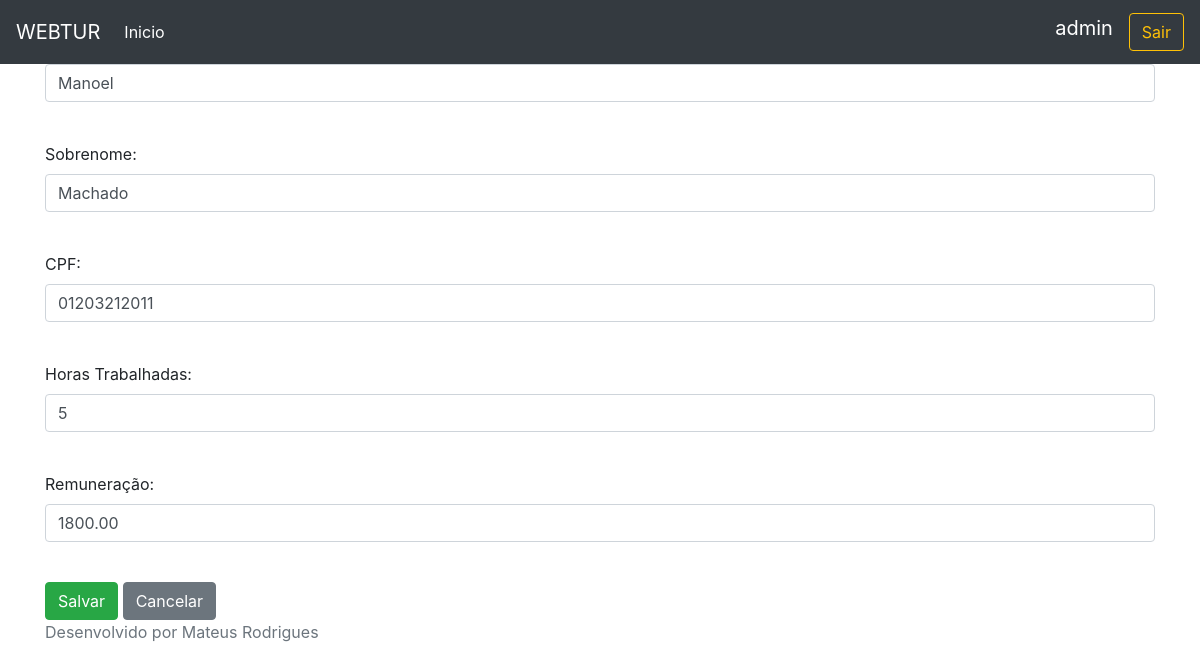
Before: /funcionario/editar/3/ (signed in) with the older database file.
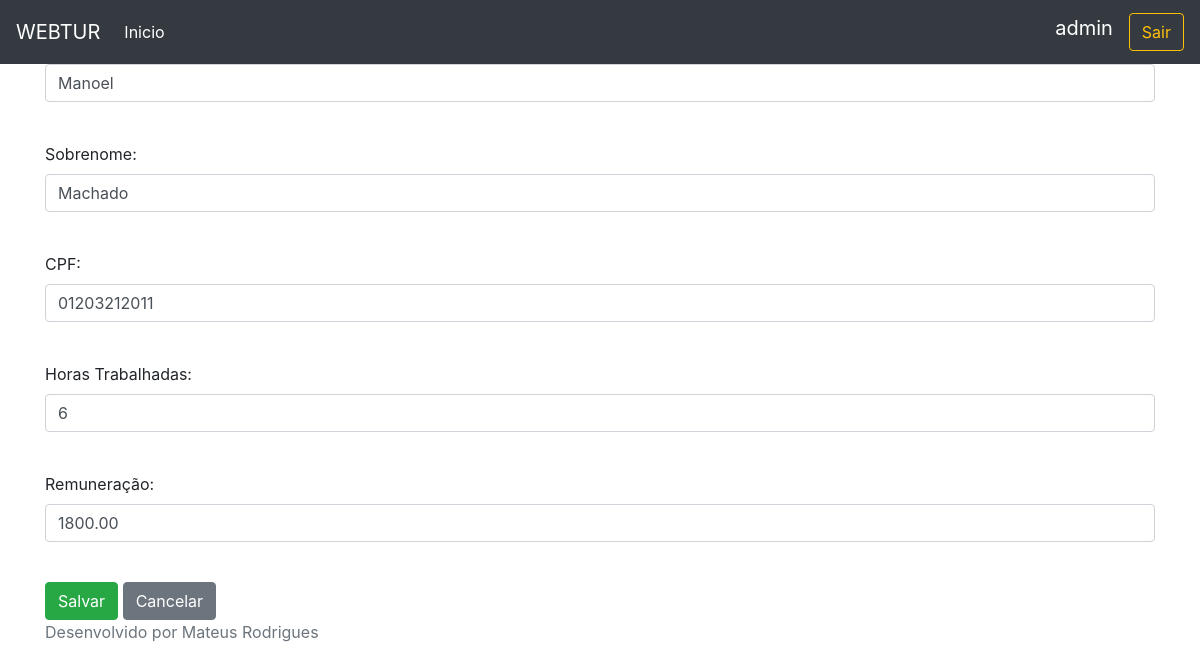
After: the same page with the newer database file.
### website/models.py (models this page shows, shortened)
class Funcionario(models.Model):
    nome = models.CharField(max_length=255,null=False,blank=False)
    sobrenome = models.CharField(max_length=255,null=False,blank=False)
    cpf = models.CharField(max_length=14,null=False,blank=False)
    tempo_de_servico = models.IntegerField(default=0,null=False,blank=False)
    remuneracao = models.DecimalField(max_digits=8,decimal_places=2,null=False,blank=False)
    class Meta:
        ordering = ['nome']
        verbose_name = 'Funcionário'

### website/views.py (the view)
# urls.py: path('funcionario/editar/<int:id>/',editarfuncionarios,name='editar_funcionario'),
@login_required
def editarfuncionarios(request,id):
    funcionario= Funcionario.objects.get(pk=id)
    return render(request, 'add_funcionario.html',context={'funcionario':funcionario}) #tem que ser o mesmo nome no formulário

### website/templates/add_funcionario.html (shortened to what this page needs)
{% extends 'base.html' %}
{% block conteudo %}
<mat-card>
    <mat-card-header><h5 class="text-center">Dados do Funcionário</h5></mat-card-header>
</mat-card>
<form action="/funcionario/salvar" method="post">
    <div class='form-group'>
        <label>Nome:</label>
        <input  class ='form-control' id = 'nome_funcionario' name='nome_funcionario' type="text" placeholder="Nome:" value='{{funcionario.nome}}' required></input>
    </div>
    <br/>
    <div class='form-group'>
        <label>Sobrenome:</label>
        <input class= 'form-control' id = 'sobrenome_funcionario' name='sobrenome_funcionario' type="text" placeholder="Sobrenome:" value='{{funcionario.sobrenome}}'required></input>
    </div>
    <br/>
    <div class='form-group'>
        <label>CPF:</label>
        <input class= 'form-control' id = 'cpf_funcionario' name='cpf_funcionario' type="text" placeholder="CPF:" value='{{funcionario.cpf}}'required></input>
    </div>
    <br/>
    <div class='form-group'>
        <label>Horas Trabalhadas:</label>
        <input class= 'form-control' id = 'tempo_funcionario' name='tempo_funcionario' type="text" placeholder="Horas Trabalhadas" value='{{funcionario.tempo_de_servico}}' required></input>
    </div>
    <br/>
    <div class='form-group'>
        <label>Remuneração:</label>
        <input class= 'form-control' id = 'remuneracao_funcionario' name='remuneracao_funcionario' type="text" placeholder="Remuneração" value='{{funcionario.remuneracao}}' required></input>
    </div>
    <br/>
    <button type="submit" class="btn btn-success" role="button">Salvar</button>
    <a href="/funcionario" class="btn btn-secondary"> Cancelar</a>
</form>
{% endblock %}

Changed rows visible on the page:
changed Funcionario "Manoel": tempo_funcionario "5" → "6"
